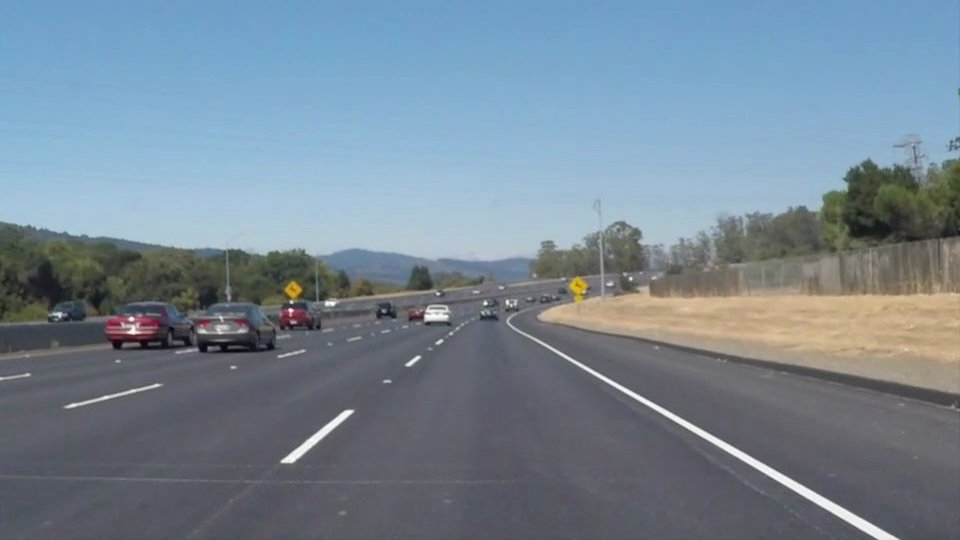
#> input picture Lane Line Detection Lab/solidWhiteCurve.jpg, 960 x 540 px
$ jupyter execute --allow-errors Lab13.ipynb   (shell and % lines are left out)
#> lines starting #> are read from the running program, lines starting #| are printed output that depends on the picture
# Q1 Make Trackbar for the following images to tune the parameters of canny detection

[cell 1]
import cv2
import matplotlib.pyplot as plt
import numpy as np

[cell 2]
image = cv2.imread('solidWhiteCurve.jpg')
#> image is the input picture: shape (540, 960, 3); mean B, G, R 148.1, 134.5, 118.5
image = cv2.cvtColor(image, cv2.COLOR_BGR2RGB)
gray_img = cv2.cvtColor(image, cv2.COLOR_RGB2GRAY)
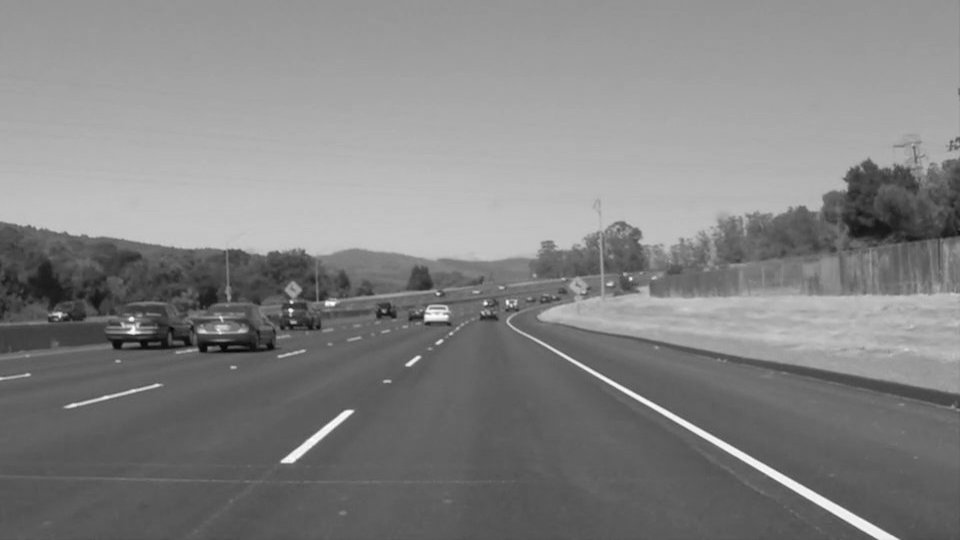
#> gray_img: shape (540, 960); min 5, max 255, mean 131.2
def nothing(x):
    pass

cv2.namedWindow('Canny')
cv2.createTrackbar('Min','Canny',1,200,nothing)
cv2.createTrackbar('Max','Canny',1,200,nothing)
while True:
    min=cv2.getTrackbarPos('Min','Canny')
    max=cv2.getTrackbarPos('Max','Canny')

    def canny_edges(gray):
        kernel = 5
        blur_gray= cv2.GaussianBlur(gray, (kernel, kernel), 0)
        edges = cv2.Canny(blur_gray, min, max)
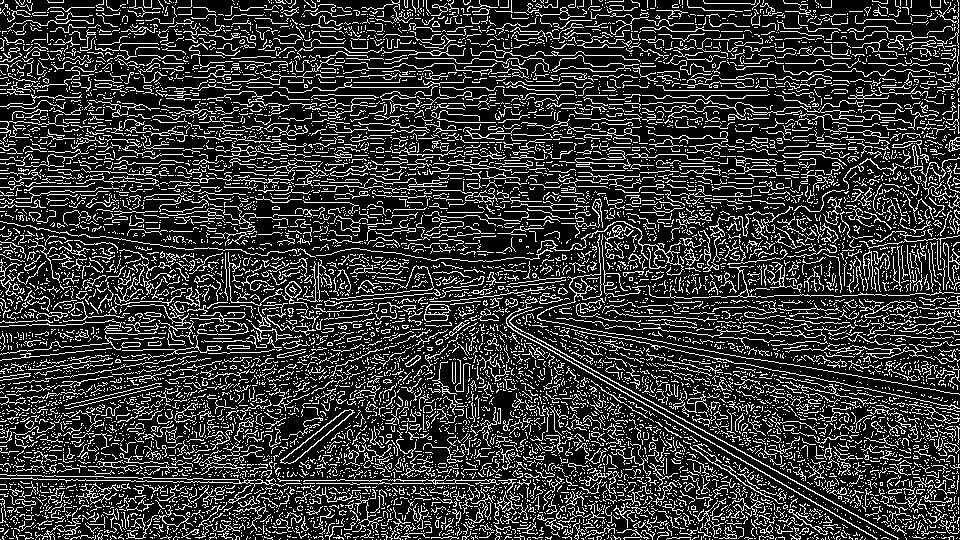
#> edges: shape (540, 960); 21.2% white in thin lines or dots
        return(edges)
    edges_img = canny_edges(gray_img)
    cv2.imshow ('Canny', edges_img)
    k = cv2.waitKey(1)
#> (key q is pressed here)
    if k == ord('q'):
        break
cv2.destroyAllWindows()

[cell 3]
image = cv2.imread('solidYellowCurve2.jpg')
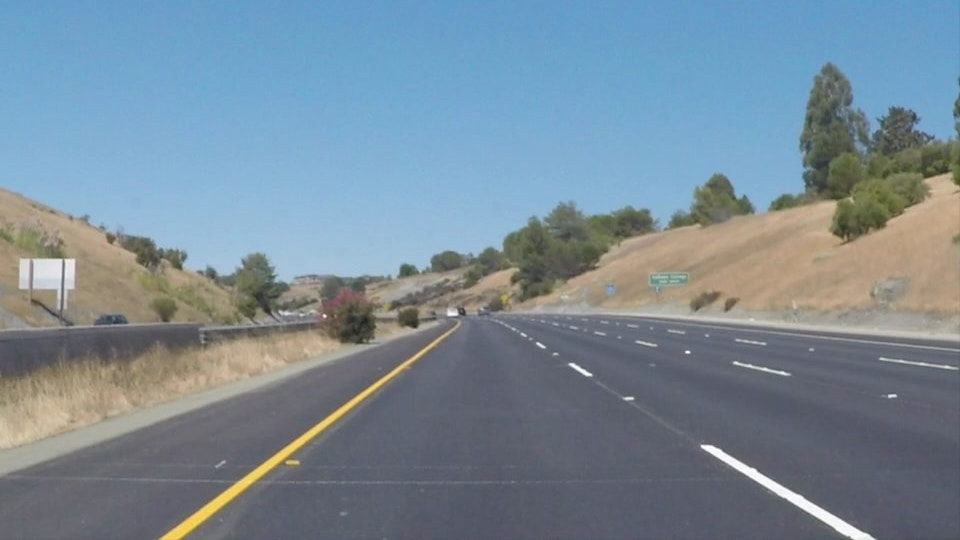
#> input picture Lane Line Detection Lab/solidYellowCurve2.jpg, 960 x 540 px
#> image is the input picture: shape (540, 960, 3); mean B, G, R 151.5, 138.6, 120.7
image = cv2.cvtColor(image, cv2.COLOR_BGR2RGB)
gray_img = cv2.cvtColor(image, cv2.COLOR_RGB2GRAY)
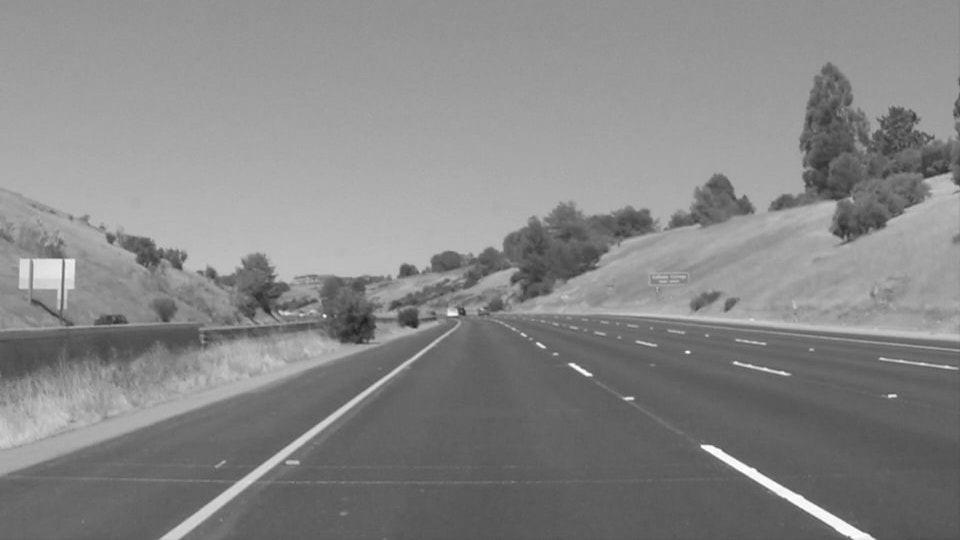
#> gray_img: shape (540, 960); min 32, max 255, mean 134.7
def nothing(x):
    pass

cv2.namedWindow('Canny')
cv2.createTrackbar('Min','Canny',1,200,nothing)
cv2.createTrackbar('Max','Canny',1,200,nothing)
while True:
    min=cv2.getTrackbarPos('Min','Canny')
    max=cv2.getTrackbarPos('Max','Canny')

    def canny_edges(gray):
        kernel = 5
        blur_gray= cv2.GaussianBlur(gray, (kernel, kernel), 0)
        edges = cv2.Canny(blur_gray, min, max)
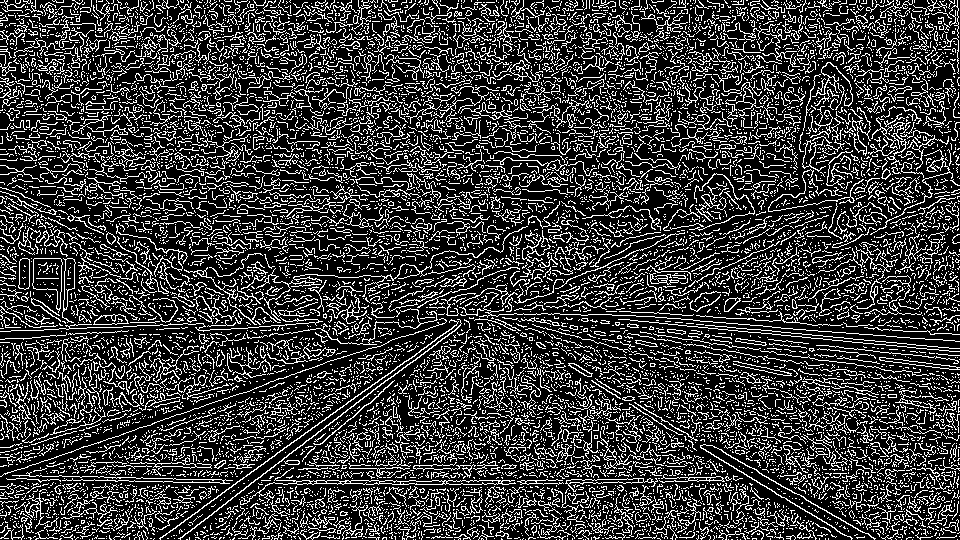
#> edges: shape (540, 960); 22.9% white in thin lines or dots
        return(edges)
    edges_img = canny_edges(gray_img)
    cv2.imshow ('Canny', edges_img)
    k = cv2.waitKey(1)
#> (key q is pressed here)
    if k == ord('q'):
        break
cv2.destroyAllWindows()
